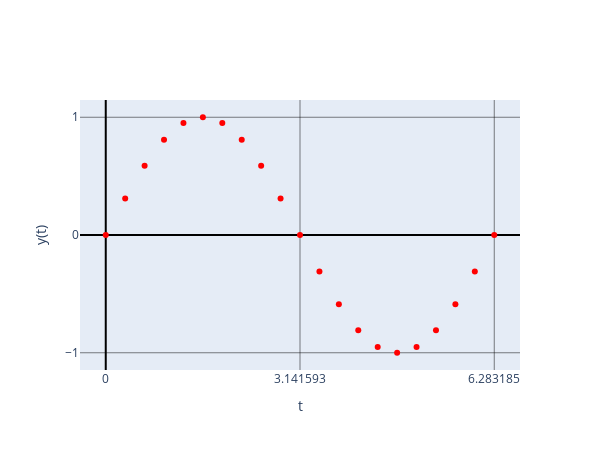

Write notebook code for a chart like this one.
### Markdown cell above
# zeitdiskretes Signal $y[n]=Asin(2\pi f n T_s)$

### Code cell
numSamples = 20

t = np.arange(0, 2*np.pi+1/numSamples, 2*np.pi/numSamples)    # start, stop, step
y = np.sin(t)

fig = go.Figure()

fig.add_trace(go.Scatter(x=t, y=y,
                    mode='markers',
                    name='markers',
                    line=dict(color='red', width=4))
             )

# Edit the layout
fig.update_layout( xaxis_title='t',
                   yaxis_title='y(t)')

fig.update_xaxes(showgrid=True, gridwidth=0.5, gridcolor='black')
fig.update_yaxes(showgrid=True, gridwidth=0.5, gridcolor='black')

fig.update_xaxes(zeroline=True, zerolinewidth=2, zerolinecolor='black')
fig.update_yaxes(zeroline=True, zerolinewidth=2, zerolinecolor='black')

fig.update_yaxes(tickvals=[-1,0,1])
fig.update_xaxes(tickvals=[0.0, np.pi, 2*np.pi])

fig.update_layout(autosize = False, height = 450, width = 600)

fig.show()

### Figure 1 — Plotly figure (JSON) as saved in the notebook; plotly's stock layout.template omitted (floating-point values rounded to 4 significant figures)
{"data": [{"line": {"color": "red", "width": 4}, "mode": "markers", "name": "markers", "type": "scatter", "x": [0, 0.3142, 0.6283, 0.9425, 1.257, 1.571, 1.885, 2.199, 2.513, 2.827, 3.142, 3.456, 3.77, 4.084, 4.398, 4.712, 5.027, 5.341, 5.655, 5.969, 6.283], "y": [0, 0.309, 0.5878, 0.809, 0.9511, 1, 0.9511, 0.809, 0.5878, 0.309, 1.225e-16, -0.309, -0.5878, -0.809, -0.9511, -1, -0.9511, -0.809, -0.5878, -0.309, -2.449e-16]}], "layout": {"autosize": false, "height": 450, "width": 600, "xaxis": {"gridcolor": "black", "gridwidth": 0.5, "showgrid": true, "tickvals": [0, 3.142, 6.283], "title": {"text": "t"}, "zeroline": true, "zerolinecolor": "black", "zerolinewidth": 2}, "yaxis": {"gridcolor": "black", "gridwidth": 0.5, "showgrid": true, "tickvals": [-1, 0, 1], "title": {"text": "y(t)"}, "zeroline": true, "zerolinecolor": "black", "zerolinewidth": 2}}}
